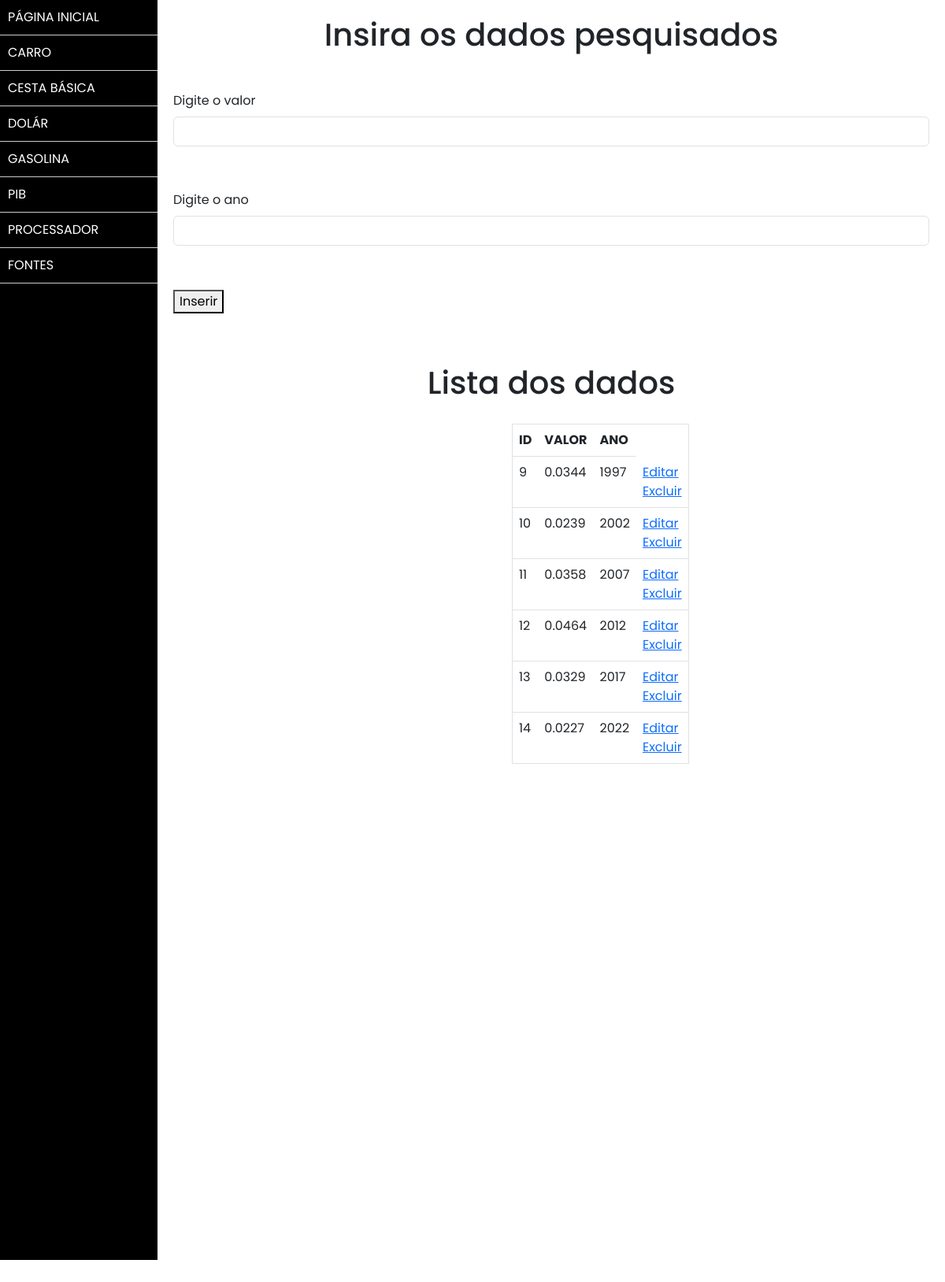
Screenshot of /Prova_Tido/carro/index_carro.php with the database file from the repository.
### tables this page shows
CREATE TABLE `carroyago` (
  `idyago` int(11) NOT NULL,
  `valoryago` decimal(10,4) NOT NULL,
  `anoyago` int(4) NOT NULL
);

### Prova_Tido/carro/index_carro.php (the view, shortened to what this page needs)
<?php
include_once "../sidebar.php";
?>
<!DOCTYPE html>
<html lang="pt-br">
<head>
  <link href="https://cdn.jsdelivr.net/npm/bootstrap@5.3.0-alpha3/dist/css/bootstrap.min.css" rel="stylesheet">
</head>
<body>
  <div class="content" id="main-text">
      <h1>Insira os dados pesquisados</h1>
  </div>
  <div class="register">
  <form action="insert_carro.php" method="post">
    <div class="content mb-3">
      <label for="valoryago" class="form-label">Digite o valor</label>
      <input type="text" name="valoryago" id="valoryago" class="form-control">
    </div>
    <div class="content mb-3">
      <label for="anoyago" class="form-label">Digite o ano</label>
      <input type="text" name="anoyago" id="anoyago" class="form-control">
    </div>
    <div class="content">
      <button>Inserir</button>
    </div>
  </form>
  </div>
  <br>
  <div class="content" id="text-body"><h1>Lista dos dados</h1></div>
  <?php
  include "list_carro.php";
  ?>
    <div class="content figure" id="curve_chart" style="width: 900px; height: 500px"></div>
</body>
</html>

### Prova_Tido/sidebar.php (shortened to what this page needs)
<!DOCTYPE html>
<html lang="pt-br">
<head>
</head>
<body>
</head>
<body>
    <div class="sidebar">
        <ul>
            <li><a href="/Prova_Tido/page.php">PÁGINA INICIAL</a></li>
            <li><a href="/Prova_Tido/carro/index_carro.php">CARRO</a></li>
            <li><a href="/Prova_Tido/cesta/index_cesta.php">CESTA BÁSICA</a></li>
            <li><a href="/Prova_Tido/dolar/index_dolar.php">DOLÁR</a></li>
            <li><a href="/Prova_Tido/gasolina/index_gasolina.php">GASOLINA</a></li>
            <li><a href="/Prova_Tido/pib/index_pib.php">PIB</a></li>
            <li><a href="/Prova_Tido/processador/index_processador.php">PROCESSADOR</a></li>
            <li><a href="/Prova_Tido/fontes.php">FONTES</a></li>
        </ul>
    </div>
</body>
</html>

### Prova_Tido/carro/list_carro.php (shortened to what this page needs)
<?php
require_once '../conn.php';
$stmt = $conn -> prepare("SELECT * FROM carroyago");
$stmt -> execute();
$list = $stmt -> fetchAll(PDO::FETCH_ASSOC);
?>
<!DOCTYPE html>
<html lang="pt-br">
<head>
</head>
<body>
  <div class="data">
  <table class="content table" border="1">
    <tr>
      <th>ID</th>
      <th>VALOR</th>
      <th>ANO</th>
    </tr>
    <?php foreach ($list as $carroyago): ?>
      <tr>
        <td><?= $carroyago['idyago']; ?></td>
        <td><?= $carroyago['valoryago']; ?></td>
        <td><?= $carroyago['anoyago']; ?></td>
        <td>
          <a href="update_carro.php?idyago=<?= $carroyago['idyago']; ?>">Editar</a>
          <a href="delete_carro.php?idyago=<?= $carroyago['idyago']; ?>">Excluir</a>
        </td>
      </tr>
      <?php endforeach; ?>
  </table>
  </div>
</body>
</html>

### Prova_Tido/sidebar.php (style rules this page uses)
* { font-family: 'Poppins', sans-serif; }
body { margin: 0; padding: 0; }
.sidebar { width: 200px; height: 200vh; background-color: #000; float: left; }
.sidebar ul { list-style-type: none; padding: 0; }
.sidebar ul li { padding: 10px; border-bottom: 1px solid #ccc; }
.sidebar ul li a { text-decoration: none; color: #FFF; }
.content { margin-left: 200px; padding: 20px; }

### Prova_Tido/carro/index_carro.php (style rules this page uses)
body { background-color: #fff; }
.content { margin-left: 200px; padding: 20px; }
#main-text { text-align: center; }
#text-body { text-align: center; }
#curve_chart { margin-left: 245px; }

### Prova_Tido/carro/list_carro.php (style rules this page uses)
.content { margin-left: 200px; padding: 20px; }
.data { margin-left: 450px; margin-right: 600px; }

### rows the page displays
carroyago: idyago "9", valoryago "0.0344", anoyago "1997"
carroyago: idyago "10", valoryago "0.0239", anoyago "2002"
carroyago: idyago "11", valoryago "0.0358", anoyago "2007"
carroyago: idyago "12", valoryago "0.0464", anoyago "2012"
carroyago: idyago "13", valoryago "0.0329", anoyago "2017"
carroyago: idyago "14", valoryago "0.0227", anoyago "2022"
